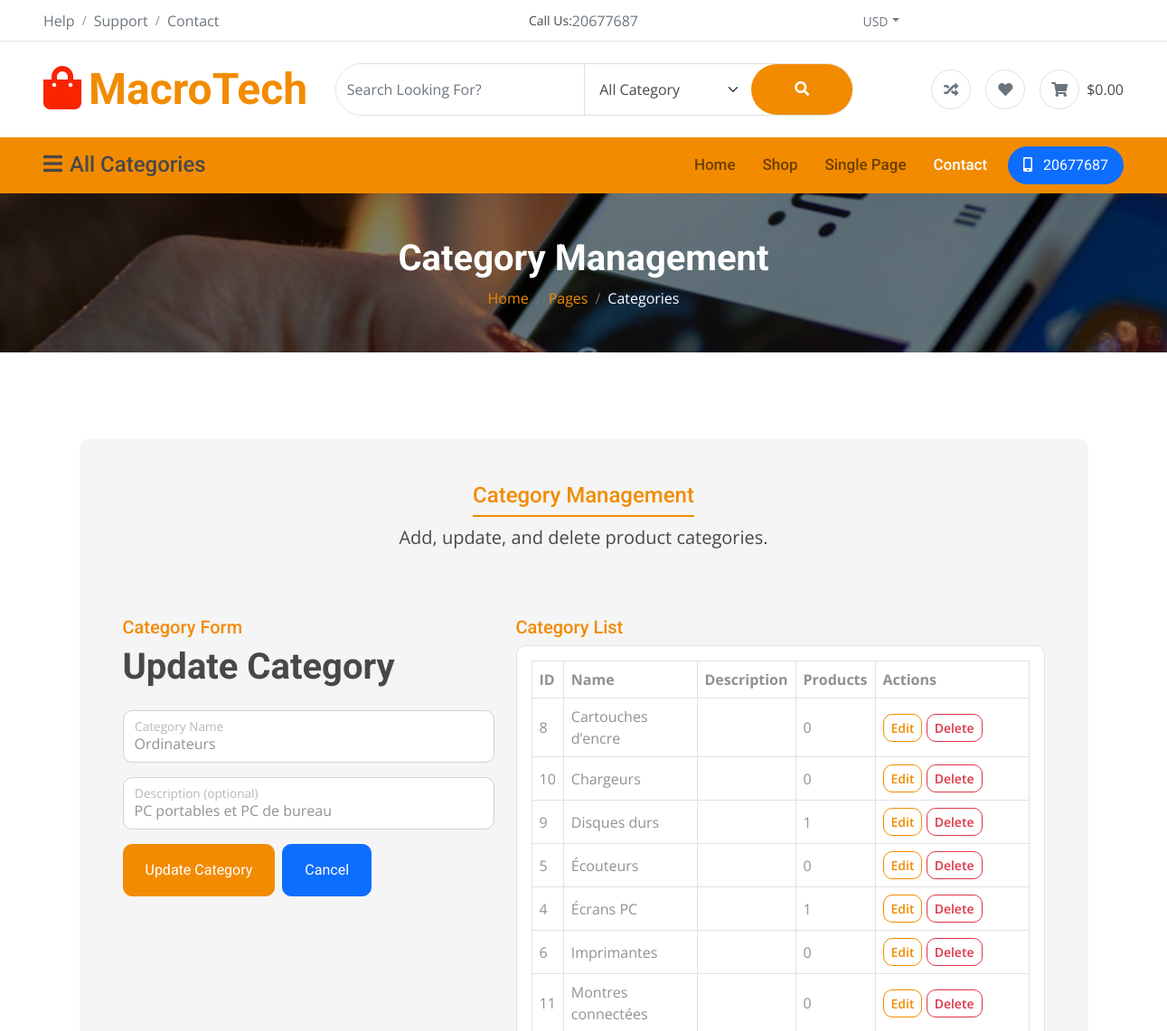
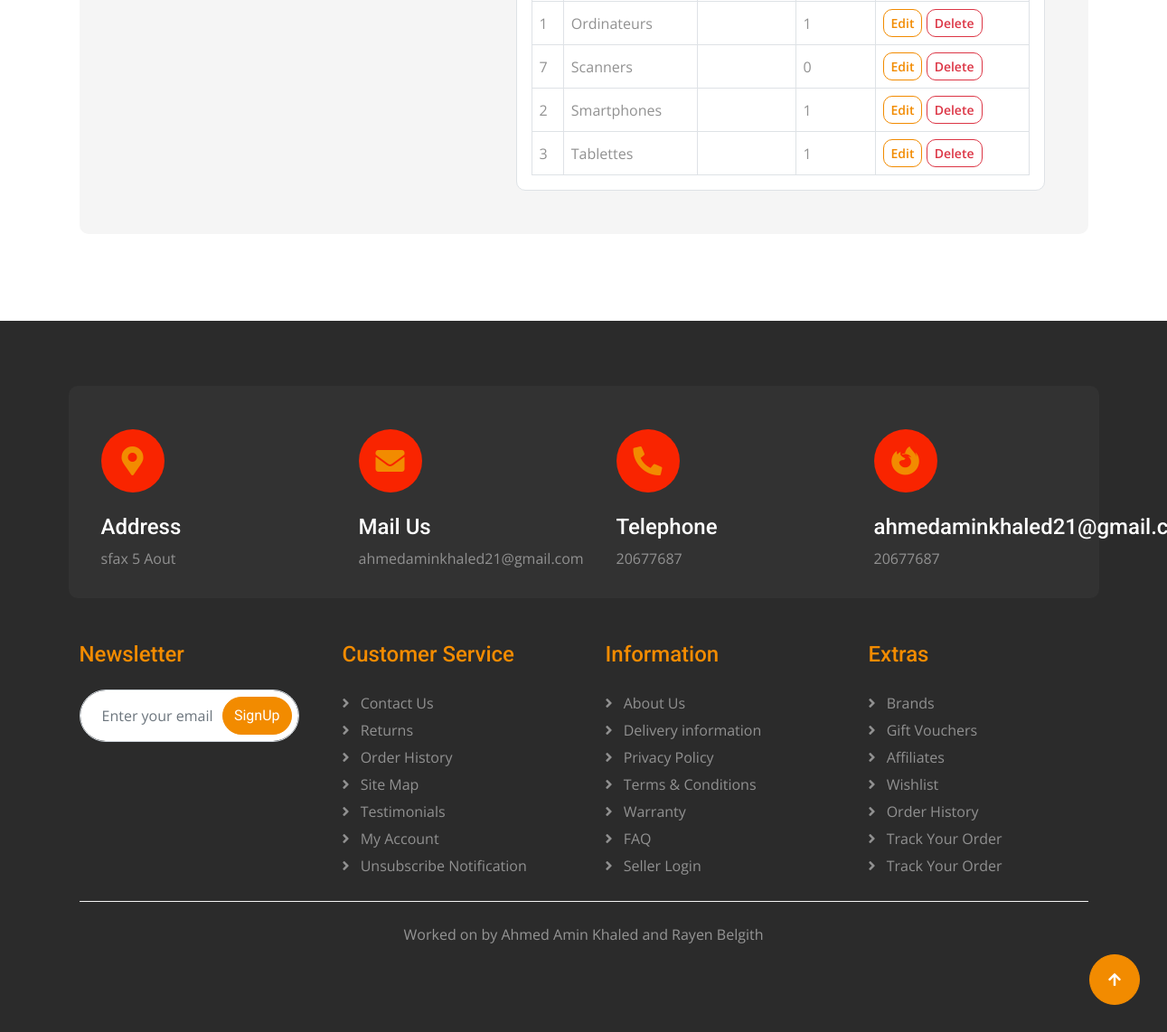
/contact.php?edit=1, run on the app's committed database (2 pictures, top to bottom).
### tables this page shows
CREATE TABLE IF NOT EXISTS categories (
    id INT UNSIGNED AUTO_INCREMENT PRIMARY KEY,
    name VARCHAR(100) NOT NULL,
    description VARCHAR(255) NULL,
    created_at DATETIME NOT NULL DEFAULT CURRENT_TIMESTAMP,
    updated_at DATETIME NULL DEFAULT NULL ON UPDATE CURRENT_TIMESTAMP,
    CONSTRAINT uq_categories_name UNIQUE (name)
);

### contact.php (the view, shortened to what the rows shown need)
<?php
require_once __DIR__ . '/config/app.php';
$isEdit = false;
$editCategory = [
    'id' => null,
    'name' => '',
    'description' => '',
];
if (isset($_GET['edit'])) {
    $editId = (int)$_GET['edit'];
    if ($editId > 0) {
        $stmtEdit = db()->prepare('SELECT id, name, description FROM categories WHERE id = :id');
        $stmtEdit->bindValue(':id', $editId, PDO::PARAM_INT);
        $stmtEdit->execute();
        $row = $stmtEdit->fetch();
        if ($row) {
            $isEdit = true;
            $editCategory = $row;
        }
    }
}
?>
<!DOCTYPE html>
<html lang="en">
<head>
    <link rel="stylesheet" href="https://use.fontawesome.com/releases/v5.15.4/css/all.css" />
    <link href="https://cdn.jsdelivr.net/npm/bootstrap-icons@1.4.1/font/bootstrap-icons.css" rel="stylesheet">
    <link href="assets/lib/animate/animate.min.css" rel="stylesheet">
    <link href="assets/lib/owlcarousel/assets/owl.carousel.min.css" rel="stylesheet">
    <link href="assets/css/bootstrap.min.css" rel="stylesheet">
    <link href="assets/css/style.css" rel="stylesheet">
</head>
<body>
    <div class="container-fluid px-5 py-4 d-none d-lg-block">
        <div class="row gx-0 align-items-center text-center">
            <div class="col-md-4 col-lg-3 text-center text-lg-start">
                <div class="d-inline-flex align-items-center">
                    <a href="index.php" class="navbar-brand p-0">
                        <h1 class="display-5 text-primary m-0"><i
                                class="fas fa-shopping-bag text-secondary me-2"></i>MacroTech</h1>
                    </a>
                </div>
            </div>
        </div>
    </div>
                            <?php include __DIR__ . '/includes/sidebar_categories.php'; ?>
                                    <?php include __DIR__ . '/includes/sidebar_categories.php'; ?>
    <div class="container-fluid page-header py-5">
        <h1 class="text-center text-white display-6 wow fadeInUp" data-wow-delay="0.1s">Category Management</h1>
    </div>
    <div class="container-fluid contact py-5">
        <div class="container py-5">
            <div class="p-5 bg-light rounded">
                <div class="row g-4">
                    <div class="col-lg-5">
                        <h1 class="display-6 mb-4 wow fadeInUp" data-wow-delay="0.3s">
                            <?= $isEdit ? 'Update Category' : 'Add Category' ?>
                        </h1>
                        <form method="post" action="contact.php" class="wow fadeInUp" data-wow-delay="0.1s">
                            <div class="form-floating mb-3">
                                <input type="text" class="form-control" id="category_name" name="name"
                                       maxlength="100" required
                                       value="<?= e((string)$editCategory['name']) ?>"
                                       placeholder="Category Name">
                                <label for="category_name">Category Name</label>
                            </div>
                            <div class="form-floating mb-3">
                                <input type="text" class="form-control" id="category_description" name="description"
                                       maxlength="255"
                                       value="<?= e((string)$editCategory['description']) ?>"
                                       placeholder="Description">
                                <label for="category_description">Description (optional)</label>
                            </div>
                        </form>
                    </div>
                    <div class="col-lg-7 wow fadeInUp" data-wow-delay="0.2s">
                        <div class="table-responsive bg-white rounded p-3 border">
                            <table class="table table-bordered table-hover align-middle mb-0">
                                <thead>
                                <tr>
                                    <th>ID</th>
                                    <th>Name</th>
                                    <th>Description</th>
                                    <th>Products</th>
                                    <th style="min-width: 170px;">Actions</th>
                                </tr>
                                </thead>
                                <tbody>
                                <?php if (empty($categories)): ?>
                                    <tr>
                                        <td colspan="5" class="text-center">No categories found.</td>
                                    </tr>
                                <?php else: ?>
                                    <?php foreach ($categories as $category): ?>
                                        <tr>
                                            <td><?= (int)$category['id'] ?></td>
                                            <td><?= e($category['name']) ?></td>
                                            <td><?= e((string)$category['description']) ?></td>
                                            <td><?= (int)$category['products_count'] ?></td>
                                            <td>
                                                <a class="btn btn-sm btn-outline-primary"
                                                   href="contact.php?edit=<?= (int)$category['id'] ?>">Edit</a>
                                                <form method="post" action="contact.php" class="d-inline"
                                                      onsubmit="return confirm('Delete this category?');">
                                                    <button type="submit" class="btn btn-sm btn-outline-danger">Delete</button>
                                                </form>
                                            </td>
                                        </tr>
                                    <?php endforeach; ?>
                                <?php endif; ?>
                                </tbody>
                            </table>
                        </div>
                    </div>
                </div>
            </div>
        </div>
    </div>
</body>
</html>

### data on the page
categories: name "Ordinateurs", description "PC portables et PC de bureau", id "1", products_count "1"
categories: id "8", name "Cartouches d’encre", products_count "0"
categories: id "10", name "Chargeurs", products_count "0"
categories: id "9", name "Disques durs", products_count "1"
categories: id "5", name "Écouteurs", products_count "0"
categories: id "4", name "Écrans PC", products_count "1"
categories: id "6", name "Imprimantes", products_count "0"
categories: id "11", name "Montres connectées", products_count "0"
categories: id "7", name "Scanners", products_count "0"
categories: id "2", name "Smartphones", products_count "1"
categories: id "3", name "Tablettes", products_count "1"
